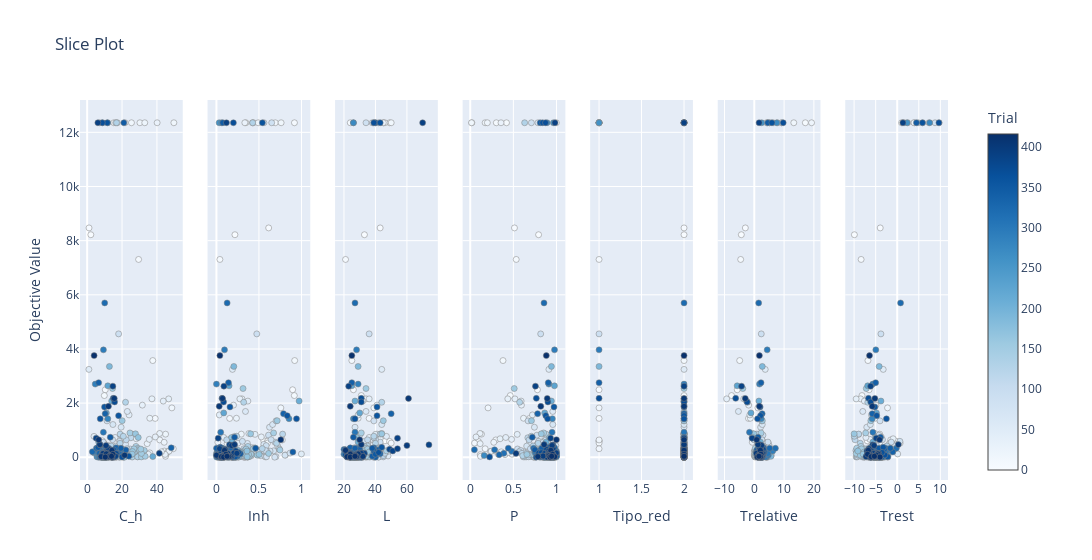

This figure's notebook cell:
### Code cell
# Gráfico de slice para explorar la relación entre los parámetros y los objetivos
%matplotlib inline
vis.plot_slice(study)

### Figure 1 — Plotly figure (JSON) as saved in the notebook; plotly's stock layout.template omitted (floating-point values rounded to 4 significant figures; data arrays with more than 128 entries replaced by an {"elided": "..."} marker saying what was removed)
{"data": [{"marker": {"color": {"elided": "414 int values"}, "colorbar": {"title": {"text": "Trial"}, "x": 1, "xpad": 40}, "colorscale": [[0, "rgb(247,251,255)"], [0.125, "rgb(222,235,247)"], [0.25, "rgb(198,219,239)"], [0.375, "rgb(158,202,225)"], [0.5, "rgb(107,174,214)"], [0.625, "rgb(66,146,198)"], [0.75, "rgb(33,113,181)"], [0.875, "rgb(8,81,156)"], [1, "rgb(8,48,107)"]], "line": {"color": "Grey", "width": 0.5}, "showscale": true}, "mode": "markers", "name": "Feasible Trial", "showlegend": false, "type": "scatter", "x": {"elided": "414 float values"}, "xaxis": "x", "y": {"elided": "414 float values"}, "yaxis": "y"}, {"marker": {"color": {"elided": "414 int values"}, "colorbar": {"title": {"text": "Trial"}, "x": 1, "xpad": 40}, "colorscale": [[0, "rgb(247,251,255)"], [0.125, "rgb(222,235,247)"], [0.25, "rgb(198,219,239)"], [0.375, "rgb(158,202,225)"], [0.5, "rgb(107,174,214)"], [0.625, "rgb(66,146,198)"], [0.75, "rgb(33,113,181)"], [0.875, "rgb(8,81,156)"], [1, "rgb(8,48,107)"]], "line": {"color": "Grey", "width": 0.5}, "showscale": false}, "mode": "markers", "name": "Feasible Trial", "showlegend": false, "type": "scatter", "x": {"elided": "414 float values"}, "xaxis": "x2", "y": {"elided": "414 float values"}, "yaxis": "y2"}, {"marker": {"color": {"elided": "414 int values"}, "colorbar": {"title": {"text": "Trial"}, "x": 1, "xpad": 40}, "colorscale": [[0, "rgb(247,251,255)"], [0.125, "rgb(222,235,247)"], [0.25, "rgb(198,219,239)"], [0.375, "rgb(158,202,225)"], [0.5, "rgb(107,174,214)"], [0.625, "rgb(66,146,198)"], [0.75, "rgb(33,113,181)"], [0.875, "rgb(8,81,156)"], [1, "rgb(8,48,107)"]], "line": {"color": "Grey", "width": 0.5}, "showscale": false}, "mode": "markers", "name": "Feasible Trial", "showlegend": false, "type": "scatter", "x": {"elided": "414 int values"}, "xaxis": "x3", "y": {"elided": "414 float values"}, "yaxis": "y3"}, {"marker": {"color": {"elided": "414 int values"}, "colorbar": {"title": {"text": "Trial"}, "x": 1, "xpad": 40}, "colorscale": [[0, "rgb(247,251,255)"], [0.125, "rgb(222,235,247)"], [0.25, "rgb(198,219,239)"], [0.375, "rgb(158,202,225)"], [0.5, "rgb(107,174,214)"], [0.625, "rgb(66,146,198)"], [0.75, "rgb(33,113,181)"], [0.875, "rgb(8,81,156)"], [1, "rgb(8,48,107)"]], "line": {"color": "Grey", "width": 0.5}, "showscale": false}, "mode": "markers", "name": "Feasible Trial", "showlegend": false, "type": "scatter", "x": {"elided": "414 float values"}, "xaxis": "x4", "y": {"elided": "414 float values"}, "yaxis": "y4"}, {"marker": {"color": {"elided": "414 int values"}, "colorbar": {"title": {"text": "Trial"}, "x": 1, "xpad": 40}, "colorscale": [[0, "rgb(247,251,255)"], [0.125, "rgb(222,235,247)"], [0.25, "rgb(198,219,239)"], [0.375, "rgb(158,202,225)"], [0.5, "rgb(107,174,214)"], [0.625, "rgb(66,146,198)"], [0.75, "rgb(33,113,181)"], [0.875, "rgb(8,81,156)"], [1, "rgb(8,48,107)"]], "line": {"color": "Grey", "width": 0.5}, "showscale": false}, "mode": "markers", "name": "Feasible Trial", "showlegend": false, "type": "scatter", "x": {"elided": "414 int values"}, "xaxis": "x5", "y": {"elided": "414 float values"}, "yaxis": "y5"}, {"marker": {"color": {"elided": "414 int values"}, "colorbar": {"title": {"text": "Trial"}, "x": 1, "xpad": 40}, "colorscale": [[0, "rgb(247,251,255)"], [0.125, "rgb(222,235,247)"], [0.25, "rgb(198,219,239)"], [0.375, "rgb(158,202,225)"], [0.5, "rgb(107,174,214)"], [0.625, "rgb(66,146,198)"], [0.75, "rgb(33,113,181)"], [0.875, "rgb(8,81,156)"], [1, "rgb(8,48,107)"]], "line": {"color": "Grey", "width": 0.5}, "showscale": false}, "mode": "markers", "name": "Feasible Trial", "showlegend": false, "type": "scatter", "x": {"elided": "414 float values"}, "xaxis": "x6", "y": {"elided": "414 float values"}, "yaxis": "y6"}, {"marker": {"color": {"elided": "414 int values"}, "colorbar": {"title": {"text": "Trial"}, "x": 1, "xpad": 40}, "colorscale": [[0, "rgb(247,251,255)"], [0.125, "rgb(222,235,247)"], [0.25, "rgb(198,219,239)"], [0.375, "rgb(158,202,225)"], [0.5, "rgb(107,174,214)"], [0.625, "rgb(66,146,198)"], [0.75, "rgb(33,113,181)"], [0.875, "rgb(8,81,156)"], [1, "rgb(8,48,107)"]], "line": {"color": "Grey", "width": 0.5}, "showscale": false}, "mode": "markers", "name": "Feasible Trial", "showlegend": false, "type": "scatter", "x": {"elided": "414 float values"}, "xaxis": "x7", "y": {"elided": "414 float values"}, "yaxis": "y7"}], "layout": {"title": {"text": "Slice Plot"}, "width": 2100, "xaxis": {"anchor": "y", "domain": [0, 0.1184], "title": {"text": "C_h"}}, "xaxis2": {"anchor": "y2", "domain": [0.1469, 0.2653], "title": {"text": "Inh"}}, "xaxis3": {"anchor": "y3", "domain": [0.2939, 0.4122], "title": {"text": "L"}}, "xaxis4": {"anchor": "y4", "domain": [0.4408, 0.5592], "title": {"text": "P"}}, "xaxis5": {"anchor": "y5", "domain": [0.5878, 0.7061], "title": {"text": "Tipo_red"}}, "xaxis6": {"anchor": "y6", "domain": [0.7347, 0.8531], "title": {"text": "Trelative"}}, "xaxis7": {"anchor": "y7", "domain": [0.8816, 1.0], "title": {"text": "Trest"}}, "yaxis": {"anchor": "x", "domain": [0, 1], "title": {"text": "Objective Value"}}, "yaxis2": {"anchor": "x2", "domain": [0, 1], "matches": "y", "showticklabels": false}, "yaxis3": {"anchor": "x3", "domain": [0, 1], "matches": "y", "showticklabels": false}, "yaxis4": {"anchor": "x4", "domain": [0, 1], "matches": "y", "showticklabels": false}, "yaxis5": {"anchor": "x5", "domain": [0, 1], "matches": "y", "showticklabels": false}, "yaxis6": {"anchor": "x6", "domain": [0, 1], "matches": "y", "showticklabels": false}, "yaxis7": {"anchor": "x7", "domain": [0, 1], "matches": "y", "showticklabels": false}}}
